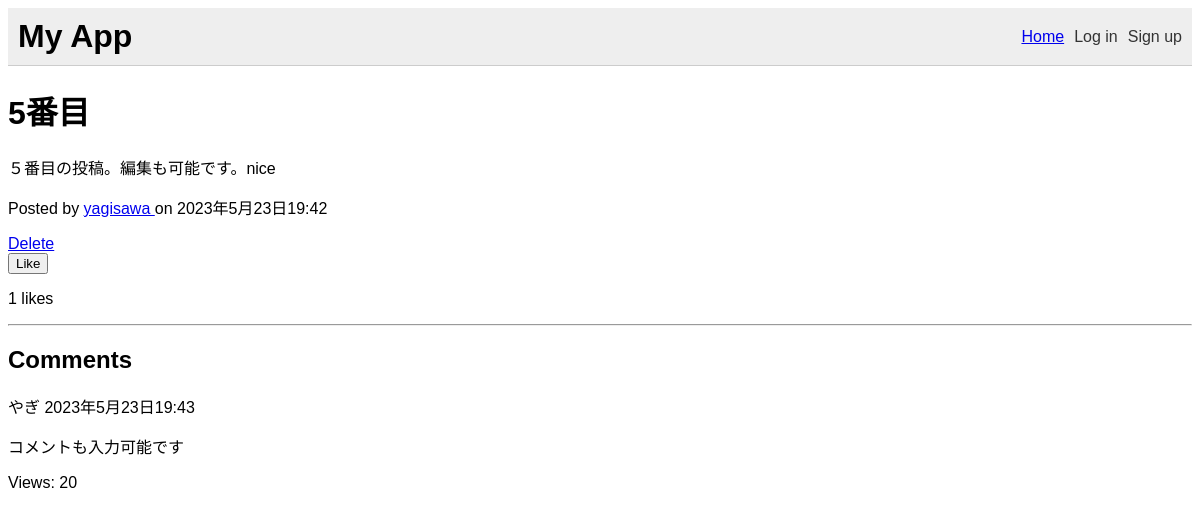
/post/5/, run on the app's committed database.
### myapp/models.py (models this page shows, shortened)
class Post(models.Model):
    title = models.CharField(max_length=200)
    content = models.TextField()
    author = models.ForeignKey(User, on_delete=models.CASCADE)
    created_at = models.DateTimeField(auto_now_add=True)
    updated_at = models.DateTimeField(auto_now=True)
    likes = models.ManyToManyField(settings.AUTH_USER_MODEL, related_name='likes', blank=True)
    views = models.IntegerField(default=0)
    icon = models.ImageField(upload_to='icons/', blank=True, null=True)

class Comment(models.Model):
    post = models.ForeignKey(Post, on_delete=models.CASCADE, related_name='comments')
    author = models.CharField(max_length=200)
    text = models.TextField()
    created_date = models.DateTimeField(default=timezone.now)
    approved_comment = models.BooleanField(default=False)

### myapp/views.py (the view)
# urls.py: path('post/<int:pk>/', views.post_detail, name='post_detail'),
def post_detail(request, pk):
    post = get_object_or_404(Post, pk=pk)
    post.views += 1
    post.save()
    comments = post.comments.filter(approved_comment=True)
    if request.method == 'POST':
        form = CommentForm(request.POST)
        if form.is_valid():
            comment = form.save(commit=False)
            comment.post = post
            comment.save()
            return redirect('post_detail', pk=post.pk)
    else:
        form = CommentForm()
    return render(request, 'myapp/post_detail.html', {'post': post, 'form': form, 'comments': comments})

### myapp/templates/myapp/post_detail.html (shortened to what this page needs)
{% extends 'base.html' %}
{% load static %}
{% block content %}
  <h1>{{ post.title }}</h1>
  <p>{{ post.content }}</p>
  <p>Posted by <a href="{% url 'profile' username=post.author %}">{{ post.author }} </a>on {{ post.created_at }}</p>
  <a href="{% url 'post_delete' post.pk %}">Delete</a>
  <form method="POST" action="{% url 'post_like' post.pk %}">
    {% if request.user in post.likes.all %}
        <button type="submit">Unlike</button>
    {% else %}
        <button type="submit">Like</button>
    {% endif %}
  </form>
  <p>{{ post.likes.count }} likes</p>
  <hr>
  <div class="comments">
    <h2>Comments</h2>
    {% for comment in comments %}
        <div class="comment">
            <p class="info">
                {{ comment.author }}
                <span class="date">{{ comment.created_date }}</span>
            </p>
            {% if comment.approved_comment %}
                <p>{{ comment.text|linebreaks }}</p>
            {% else %}
                <p class="text-muted">This comment is waiting for approval by the site administrator.</p>
            {% endif %}
        </div>
    {% empty %}
        <p>No comments yet.</p>
    {% endfor %}
  </div>
<p>Views: {{ post.views }}</p>
{% endblock %}

### myapp/static/myapp/style.css (style rules this page uses)
body { font-family: sans-serif; }

### data on the page
Post: title "5番目", content "５番目の投稿。編集も可能です。nice", author "yagisawa", created_at "2023年5月23日19:42", likes.count "1", views "20"
Comment: author "やぎ", created_date "2023年5月23日19:43", text "コメントも入力可能です"
